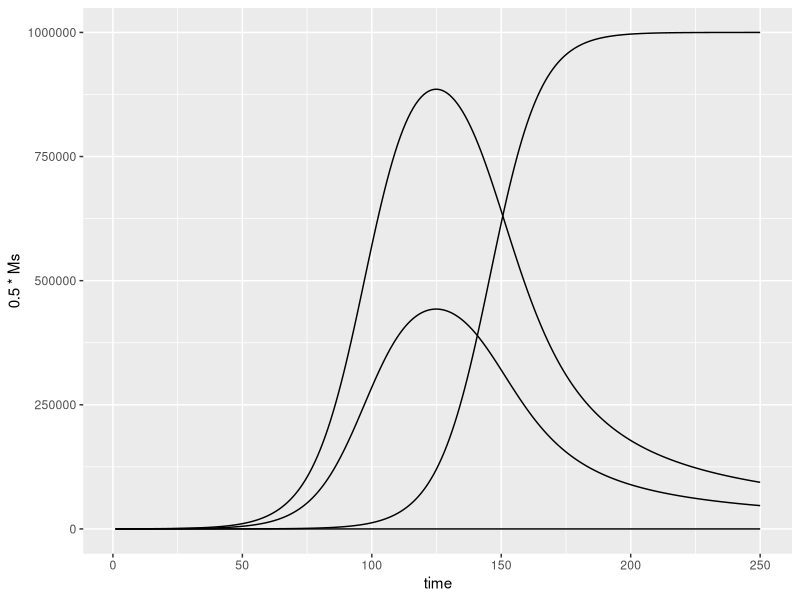

The R source for this figure:
# Biocomputing Exercise 10

install.packages("ggplot2")

library("ggplot2")

rm=0.1
rn=0.1
k=1000000
N0=1
timesteps=250
M0=100

Ns=numeric(length=timesteps)
Ns[1]=N0

Ms=numeric(length=timesteps)
Ms[1]=M0

for(t in 1:(timesteps-1)){
  Ns[t+1]<-Ns[t]+rn*Ns[t]*(1-((Ns[t]+Ms[t])/k))
}

for(t in 1:(timesteps-1)){
  Ms[t+1]<-Ms[t]+rm*Ms[t]*(1-((Ns[t]+Ms[t])/k))
}

challenge<-data.frame(time=1:250)
ggplot(data=challenge)+geom_line(aes(x=time,y=0.5*Ms))+
  geom_line(aes(x=time,y=Ms))+geom_line(aes(x=time,y=Ns))+
  geom_line(aes(x=time,y=-0.1))

